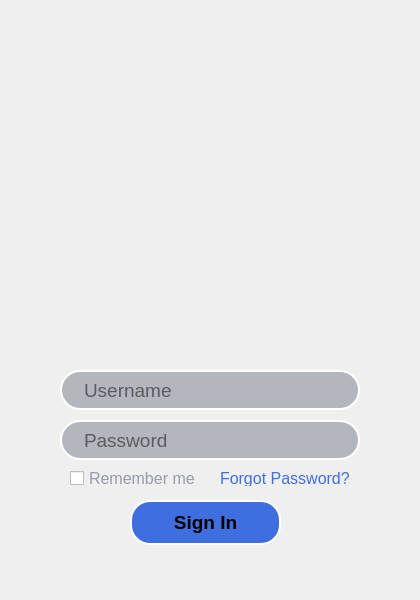
<?xml version="1.0" encoding="UTF-8"?>
<ui version="4.0">
 <class>LoginScreen</class>
 <widget class="QMainWindow" name="LoginScreen">
  <property name="geometry">
   <rect>
    <x>0</x>
    <y>0</y>
    <width>420</width>
    <height>600</height>
   </rect>
  </property>
  <property name="windowTitle">
   <string>Login</string>
  </property>
  <property name="autoFillBackground">
   <bool>false</bool>
  </property>
  <property name="styleSheet">
   <string notr="true"/>
  </property>
  <widget class="QWidget" name="centralwidget">
   <widget class="QLabel" name="lbLogo">
    <property name="geometry">
     <rect>
      <x>60</x>
      <y>30</y>
      <width>311</width>
      <height>301</height>
     </rect>
    </property>
    <property name="text">
     <string/>
    </property>
    <property name="pixmap">
     <pixmap>../../../Download/TPCOP-logo (1)/default-logo.png</pixmap>
    </property>
    <property name="scaledContents">
     <bool>true</bool>
    </property>
   </widget>
   <widget class="QLineEdit" name="txtUsername">
    <property name="geometry">
     <rect>
      <x>60</x>
      <y>370</y>
      <width>300</width>
      <height>40</height>
     </rect>
    </property>
    <property name="font">
     <font>
      <pointsize>14</pointsize>
     </font>
    </property>
    <property name="styleSheet">
     <string notr="true">QLineEdit{
	border: 2px solid rgb(255, 255, 255);
	border-radius: 20px;
	padding-left: 20px;
	background-color: rgb(179, 182, 189);
	padding-right: 20px;
}

QLineEdit:hover{
	border: 2px solid rgb(255, 170, 0)
}

QLineEdit:focus{
	border: 2px solid rgb(85, 255, 255)
}</string>
    </property>
    <property name="placeholderText">
     <string>Username</string>
    </property>
   </widget>
   <widget class="QLineEdit" name="txtPassword">
    <property name="geometry">
     <rect>
      <x>60</x>
      <y>420</y>
      <width>300</width>
      <height>40</height>
     </rect>
    </property>
    <property name="font">
     <font>
      <pointsize>14</pointsize>
     </font>
    </property>
    <property name="styleSheet">
     <string notr="true">QLineEdit{
	border: 2px solid rgb(255, 255, 255);
	border-radius: 20px;
	padding-left: 20px;
	background-color: rgb(179, 182, 189);
	padding-right: 20px;
}

QLineEdit:hover{
	border: 2px solid rgb(255, 170, 0)
}

QLineEdit:focus{
	border: 2px solid rgb(85, 255, 255)
}</string>
    </property>
    <property name="echoMode">
     <enum>QLineEdit::Password</enum>
    </property>
    <property name="placeholderText">
     <string>Password</string>
    </property>
   </widget>
   <widget class="QPushButton" name="btnLogin">
    <property name="geometry">
     <rect>
      <x>130</x>
      <y>500</y>
      <width>151</width>
      <height>45</height>
     </rect>
    </property>
    <property name="font">
     <font>
      <pointsize>14</pointsize>
      <weight>75</weight>
      <bold>true</bold>
     </font>
    </property>
    <property name="styleSheet">
     <string notr="true">QPushButton{
	border: 2px solid rgb(255, 255, 255);
	color: &quot;#fff&quot;;
	background-color: rgb(63, 111, 222);
	border-radius: 20px;
}

QPushButton:hover{
	border: 2px solid rgb(255, 170, 0);
}

QPushButton:pressed{
	background-color: rgba(63, 111, 222, 0.77);
}


</string>
    </property>
    <property name="text">
     <string>Sign In</string>
    </property>
   </widget>
   <widget class="QLabel" name="lbForgot">
    <property name="geometry">
     <rect>
      <x>220</x>
      <y>470</y>
      <width>131</width>
      <height>16</height>
     </rect>
    </property>
    <property name="font">
     <font>
      <pointsize>12</pointsize>
     </font>
    </property>
    <property name="cursor">
     <cursorShape>PointingHandCursor</cursorShape>
    </property>
    <property name="mouseTracking">
     <bool>false</bool>
    </property>
    <property name="styleSheet">
     <string notr="true">QLabel{
	color: rgb(63, 111, 222)
}</string>
    </property>
    <property name="text">
     <string>Forgot Password?</string>
    </property>
   </widget>
   <widget class="QCheckBox" name="cbRemember">
    <property name="geometry">
     <rect>
      <x>70</x>
      <y>470</y>
      <width>131</width>
      <height>17</height>
     </rect>
    </property>
    <property name="font">
     <font>
      <pointsize>12</pointsize>
     </font>
    </property>
    <property name="styleSheet">
     <string notr="true">color: rgb(151, 155, 165)</string>
    </property>
    <property name="text">
     <string>Remember me</string>
    </property>
   </widget>
   <widget class="QPushButton" name="btnExit">
    <property name="geometry">
     <rect>
      <x>400</x>
      <y>0</y>
      <width>21</width>
      <height>21</height>
     </rect>
    </property>
    <property name="autoFillBackground">
     <bool>false</bool>
    </property>
    <property name="styleSheet">
     <string notr="true">QPushButton{
	background-color: rgba(240, 240, 240, 0);
	border: none
}

QPushButton:hover{
	background-color: rgb(170, 255, 127)
}</string>
    </property>
    <property name="text">
     <string/>
    </property>
    <property name="icon">
     <iconset>
      <normaloff>C:/Users/Admin/Documents/icons8_delete_16.png</normaloff>C:/Users/Admin/Documents/icons8_delete_16.png</iconset>
    </property>
    <property name="iconSize">
     <size>
      <width>16</width>
      <height>16</height>
     </size>
    </property>
   </widget>
  </widget>
 </widget>
 <resources/>
 <connections/>
</ui>
